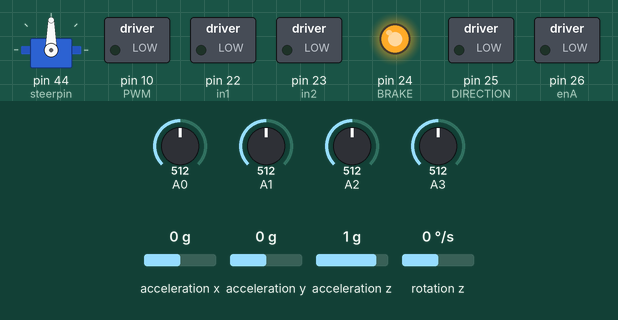
This sketch was run on a simulated Arduino Mega 2560, built with avr-gcc and run on an emulated ATmega2560. Parts: servo, switched loads named in the sketch (green lamp = pin HIGH), output pins drawn as LEDs (lit = HIGH). Wiring (inferred from the names in the program): MPU-6050 motion sensor at I2C address 0x68. Inputs (shaded band) come from the test bench; at power-on: acceleration y 0 g, A0 = 512, A1 = 512, A2 = 512, A3 = 512, acceleration x 0 g, acceleration z 1 g, rotation z 0 °/s. What the sketch prints to the serial monitor is not drawn.

Above: at 0.1 s.
9.7 s: acceleration y set to -0.1 g
At 10.31 s:
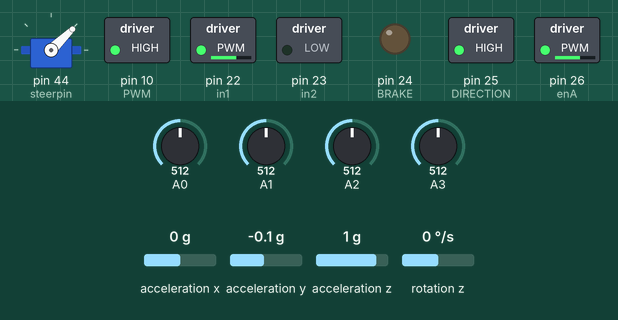
At 11.11 s:
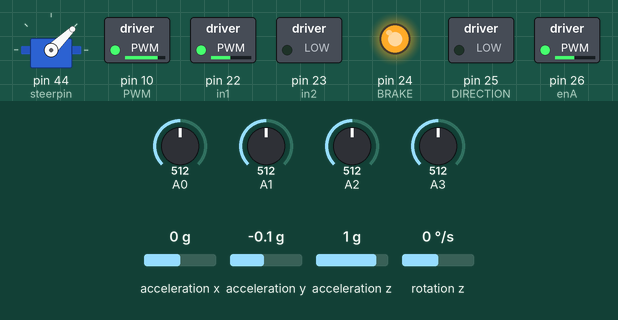
12.7 s: A0 set to 910
At 14.91 s:
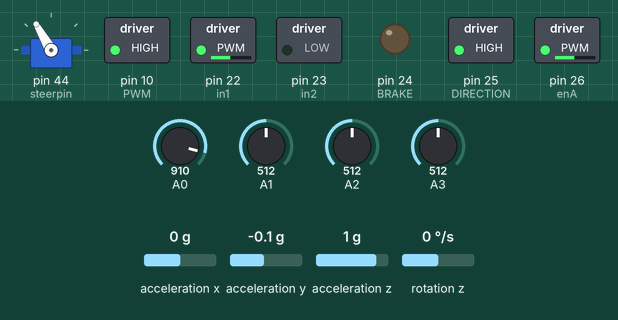
15.7 s: A1 set to 30
18.7 s: A2 set to 30
Timing chart, 0 to 22.7 s (numbered marks = the images above; inputs shaded):
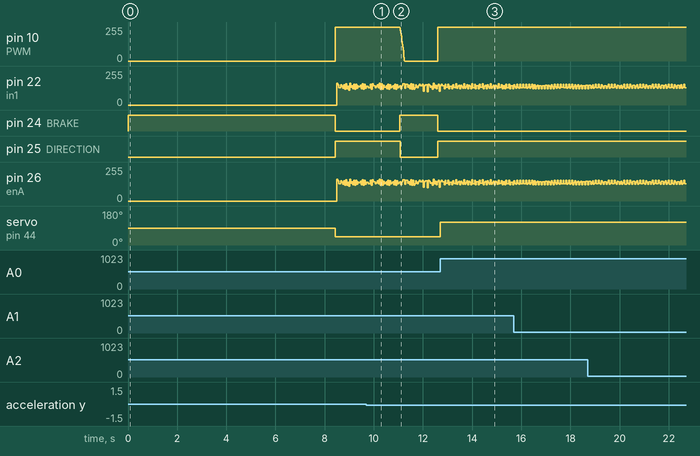

Measured:
- the behaviour switches between 0 and -0.1 g on acceleration y (found by bisection; images 0 and 1)
- after the input at 9.7 s, pin 24 (BRAKE): LOW → HIGH after 1.4 s, → LOW 1.6 s later; pin 25 (DIRECTION): HIGH → LOW after 1.4 s, → HIGH 1.5 s later
- after the input at 12.7 s, servo on pin 44 (steerpin): 44° → 120° at once

The sketch:

2009_Task5A.ino
```cpp
#include <Servo.h>
#include <Wire.h>
#define MPU6050       0x68         // MPU6050 I2C address
#define ACCEL_CONFIG  0x1C          //Talk to the ACCEL_CONFIG register
#define GYRO_CONFIG   0x1B          // Talk to the GYRO_CONFIG register
#define PWR_MGMT_1    0x6B           // Talk to the register 6B
#define PWR_MGMT_2    0x6C            // Talk to the register 6c

#define BRAKE         24         //PA2
#define PWM           10        //PB5    //OC1A
#define DIRECTION     25           //PA3

#define enA           26        //    // OC3A
#define in1           22          //PA0
#define in2           23           //PA1
#define steerpin      44       //O
Servo steering;


float k1 = 75.0;
float k2 = 5.25;
float k3 = 0.04;
float timeloop = 10;

int pwm = 0;
byte dir;
int32_t motor_speed;
long thisT;
long lastT=0;
long steerT = 0;
int16_t AcX, AcY, AcZ, GyZ, gyroZ;

//Sensor output scaling
#define accSens 0             // 0 = 2g, 1 = 4g, 2 = 8g, 3 = 16g
#define gyroSens 1            // 0 = 250rad/s, 1 = 500rad/s, 2 1000rad/s, 3 = 2000rad/s
#define Gyro_amount 0.996     // percent of gyro in complementary filter

//IMU offset values
int16_t  AcX_offset = -750;
int16_t  AcY_offset = 360;
int16_t  AcZ_offset = 0;
int16_t  GyZ_offset = 0;
int32_t  GyZ_offset_sum = 0;
bool flag=false;
float alpha = 0.40;
float zdot;
int steer;
float zangle;
float Acc_angle;

bool vertical = false;

uint8_t i2cData[14]; // Buffer for I2C data

void setup() {
  Serial.begin(115200);

 TCCR2B = 0b00000010;
 TCCR2A = 0b00000011;
  setspeed(400);
  pinMode(PWM, OUTPUT);
  pinMode(BRAKE, OUTPUT);
  pinMode(DIRECTION, OUTPUT);
  digitalWrite(BRAKE, HIGH);
  pinMode(in1, OUTPUT);
  pinMode(in2, OUTPUT);
  pinMode(enA, OUTPUT);
  Serial.println("TRSensor example");
  pinMode(A0, INPUT);
  pinMode(A1, INPUT);
  pinMode(A2, INPUT);
  pinMode(A3, INPUT);
  pinMode(A4, INPUT);
  steering.attach(steerpin);
  delay(1000);
  angle_setup();
  analogWrite(PWM, 0);
}

void loop() {

    thisT = millis();
  if (thisT - lastT >= timeloop) {
    angle_get();
    if (vertical) {
      digitalWrite(BRAKE, HIGH);
      gyroZ = GyZ / 131.0;                      // Conversion to degree/second

      zdot = alpha * gyroZ + (1 - alpha) * zdot;    // deciding the angular velocity of bike by using gyroscope
      pwm = -constrain(k1 * zangle + k2 * zdot + k3 * -motor_speed, -255, 255); // we used k matrix obtained from lqr method now applying feedback control U=-kX logic using optimal matrix

   Nidec_motor_control(pwm);
      motor_speed += pwm;
    } else {
    Nidec_motor_control(0);
      digitalWrite(BRAKE, LOW);
      motor_speed = 0;

    }

lastT= thisT;
}
// }
// if ((thisT - steerT) >= 1000) {
// Serial.print("servo control looooooooooooooooop=");
//    steerT = thisT;
//  }

whitelinefollow();
if (thisT - steerT >= 9) {
   digitalWrite(in1, HIGH);
 digitalWrite(in2, LOW);
digitalWrite(enA, HIGH);
//fwd_motion();
  steerT=thisT;}
  else{
    digitalWrite(enA, LOW);
     digitalWrite(in1, LOW);
 digitalWrite(in2, LOW);}
}
```

functions.ino
```cpp
//– Function Name: write
//– Input: < Device name, its address and the value to be written
//– Output: < no retun
//– Logic: standard procedure, just writes the desired value
//– Example Call : write(MPU6050, PWR_MGMT_1, 0);
void write(byte device, byte address, byte value) {
  Wire.beginTransmission(device);
  Wire.write(address);
  Wire.write(value);
  Wire.endTransmission(true);
}
//– Function Name: angle_setup()
//– Input: < nil
//– Output: < angle,
//– Logic: standard procedure, just writes the desired value
//– Example Call : write(MPU6050, PWR_MGMT_1, 0);
void angle_setup() {
  Wire.begin();
  delay (100);
  write(MPU6050, PWR_MGMT_1, 0);                     // Talk to the register 6B
  write(MPU6050, ACCEL_CONFIG, accSens << 3);        //Talk to the ACCEL_CONFIG register
  write(MPU6050, GYRO_CONFIG, gyroSens << 3);        // Talk to the GYRO_CONFIG register
  delay (100);

  for (int i = 0; i < 1024; i++) {
    angle_get();
    GyZ_offset_sum += GyZ;
    delay (5);
  }
  GyZ_offset = GyZ_offset_sum >> 10;

  Serial.print("GyZ offset value = "); Serial.println(GyZ_offset);
}
//– Function Name: angle_get()
//– Input: < nil
//– Output: < value of gyroscopic angle is updated in variables
//– Logic: standard procedure, just obtains angles from MPU6050
//– Example Call :  angle_get();
void angle_get() {

  Wire.beginTransmission(MPU6050);
  Wire.write(0x3B);                   // Start with register 0x3B
  Wire.endTransmission(false);
  Wire.requestFrom(MPU6050, 4, true);  // Read 4 registers total, each axis value is stored in 2 registers
  AcX = Wire.read() << 8 | Wire.read(); // 0x3B (ACCEL_XOUT_H) & 0x3C (ACCEL_XOUT_L)
  AcY = Wire.read() << 8 | Wire.read(); // 0x3D (ACCEL_YOUT_H) & 0x3E (ACCEL_YOUT_L)

  Wire.beginTransmission(MPU6050);
  Wire.write(0x47);              // Gyro data first register address
  Wire.endTransmission(false);
  Wire.requestFrom(MPU6050, 2, true);  // Read 2 registers total, each axis value is stored in 2 registers
  GyZ = Wire.read() << 8 | Wire.read();

  AcX += AcX_offset;
  AcY += AcY_offset;
  AcZ += AcZ_offset;
  GyZ -= GyZ_offset;

  zangle += GyZ * timeloop / 1000 / 65.536;
  Acc_angle = atan2(AcY, -AcX) * 57.2958;               // angle from acc. values       * 57.2958 (deg/rad)
  zangle = zangle * Gyro_amount + Acc_angle * (1.0 - Gyro_amount);

  if (abs(zangle) > 20) vertical = false;
  if (abs(zangle) < 0.3) vertical = true;

  Serial.print("Angle: "); Serial.println(zangle);
}

//– Function Name: setspeed()
//– Input: < the dutycycle which is calculated by nidec motor control logic
//– Output: < just sets the duty cycle of pwm pin for motor
//– Logic: -
//– Example Call :   setspeed(200);

void setspeed(uint16_t dutyCycle) { // dutyCycle is a value between 0-ICR1
    OCR1A = dutyCycle;
}
//– Function Name: Nidec_motor_control
//– Input: < pwm value which is calculated by PID logic of balancing bike
//– Output: < just the pwm value that should be given at motor pin
//– Logic: changes the sign of pwm value according to required rotation direction of motor
//– Example Call :   Nidec_motor_control(-150)
void Nidec_motor_control(int pwm) {
  if (pwm <= 0) {
    digitalWrite(DIRECTION, HIGH);
    pwm = -pwm;
  } else {
    digitalWrite(DIRECTION, LOW);
  }
 // setspeed(map(pwm, 0, 255, PWMVALUE, 0));
  analogWrite(PWM,255-pwm);

  }
//– Function Name: FWD_MOTION
//– Input: NIL
//– Output: NIL
//– Logic: DC MOTOR STARTS
//– Example Call :   fwd_motion()

void fwd_motion()
{  digitalWrite(in1, HIGH);
 digitalWrite(in2, LOW);
 //digitalWrite(enA, HIGH);
analogWrite(enA, 130);
}
//– Function Name: whitelinefollow
//– Input: < nil
//– Output: < helps bike follow line
//– Logic: maps the servo steering motor's angle according to feedback of IR sensors (80 degree for straight)
//– Example Call :   whitelinefollow()
void whitelinefollow()
{
int a=analogRead(A0);
int b=analogRead(A1);
int c=analogRead(A2);
int d=analogRead(A3);
int e;//=analogRead(A4);
  Serial.print("a=  ");
  Serial.print(a);
  Serial.print("b=  ");
  Serial.print(b);
  Serial.print("c=  ");
  Serial.print(c);
  Serial.print(" d= ");
  Serial.print(d);
  Serial.print(" e= ");
  Serial.print(e);
  Serial.println();

//int arry[5]={a,b,c,d,e};
int minm=200;
int maxm=900;
if (a<=650){a=0;}else{a=1;}
if (b<=650){b=0;}else{b=1;}
if (c<=650){c=0;}else{c=1;}
if (d<=650){d=0;}else{d=1;}
//if (e<=700){e=0;}else{e=1;}
//for(int i= 0;i<5;i++) {
//
// // arry[i]=(arry[i]-minm)/(maxm-minm);
// if(arry[i]<=650){
//  arry[i]=0;} else {arry[i]=1;}
//}
//  Serial.print(i);
  Serial.print(" a= ");
  Serial.print(a);
  Serial.print(" b= ");
  Serial.print(b);
  Serial.print(" c= ");
  Serial.print(c);
  Serial.print(" d= ");
  Serial.print(d);
 // Serial.print(" e= ");
 // Serial.print(e);

  if( a==0 && b==0 && c==0 && d ==0) {e=1;}else{e=0;}
   Serial.print(e);
 int bikeposition = (0 * a + 1000 * b + 2000 * c + 3000 * d + 4000 * e) / (a+b+c+d+e);

 int error= bikeposition - 2000;
// integral += proportional;
//last_proportional = proportional;
Serial.print("bikeposition=");
Serial.print(bikeposition);
 int  steer=map(error, -2000,2000,1780,1000);

 steering.write(steer);
 Serial.print("steer= :");
Serial.print(steer);

}
```
